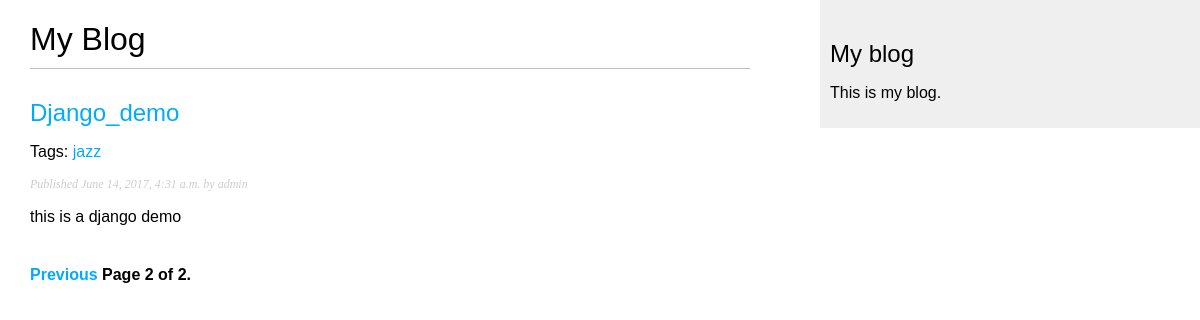
Screenshot of /blog/?page=2 with the database file from the repository.
### blog/models.py (models this page shows, shortened)
class Post(models.Model):
    STATUS_CHOICES = (
        ('draft', 'Draft'),
        ('published', 'Published'),
    )
    title = models.CharField(max_length=250)
    slug = models.SlugField(max_length=250, unique_for_date='publish')
    author = models.ForeignKey(User, related_name='blog_posts')
    body = models.TextField()
    publish = models.DateTimeField(default=timezone.now)
    created = models.DateTimeField(auto_now_add=True)
    updated = models.DateTimeField(auto_now=True)
    status = models.CharField(max_length=10, choices=STATUS_CHOICES, default='draft')
    object = models.Manager()
    published = PublishedManager()
    tags = TaggableManager()
    class Meta:
        ordering = ('-publish',)
    def get_absolute_url(self):
        return reverse('blog:post_detail', args=[self.publish.year,
                                                  self.publish.strftime('%m'),
                                                  self.publish.strftime('%d'),
                                                  self.slug])

### blog/views.py (the view)
# urls.py: url(r'^tag/(?P<tag_slug>[-\w]+)/$', views.post_list, name='post_list_by_tag'),
def post_list(request, tag_slug=None):
    object_list = Post.published.all()
    tag = None
    if tag_slug:
        tag = get_object_or_404(Tag, slug=tag_slug)
        object_list = object_list.filter(tags__in=[tag])
    paginator = Paginator(object_list, 3) # 3 posts in each page
    page = request.GET.get('page')
    try:
        posts = paginator.page(page)
    except PageNotAnInteger:
        posts = paginator.page(1)
    except EmptyPage:
        posts = paginator.page(paginator.num_pages)
    return render(request, 'blog/post/list.html', {'page': page,
                                                   'posts': posts,
                                                   'tag':tag})

### blog/models.py (called while the page is built)
    def get_queryset(self):
        return super(PublishedManager, self).get_queryset().filter(status='published')

### templates/blog/post/list.html (shortened to what this page needs)
{% extends "blog/base.html" %}
{% block content %}
    <h1>My Blog</h1>
    {% for post in posts %}
        <h2><a href="{{ post.get_absolute_url }}">{{ post.title }}</a> </h2>
        <p class="tags">
            Tags:
            {% for tag in post.tags.all %}
                <a href="{% url "blog:post_list_by_tag" tag.slug %}">{{ tag.name }}</a>
            {% endfor %}
        </p>
        <p class="date">Published {{ post.publish }} by {{ post.author }}</p>
        {{ post.body|truncatewords:30|linebreaks }}
    {% endfor %}
    {% include "blog/pagination.html" with page=posts %}
{% endblock %}

### blog/static/css/blog.css (style rules this page uses)
body { margin:0; padding:0; font-family:helvetica, sans-serif; }
a { color:#00abff; text-decoration:none; }
h1 { font-weight:normal; border-bottom:1px solid #bbb; padding:0 0 10px 0; }
h2 { font-weight:normal; margin:30px 0 0; }
p.date { color:#ccc; font-family: georgia, serif; font-size: 12px; font-style: italic; }

### rows the page displays
Post: title "Django_demo", publish "June 14, 2017, 4:31 a.m.", author "admin", body "this is a django demo"
Tag: name "jazz"

### other values shown
{{ page.number }} "2"
{{ page.paginator.num_pages }} "2"
